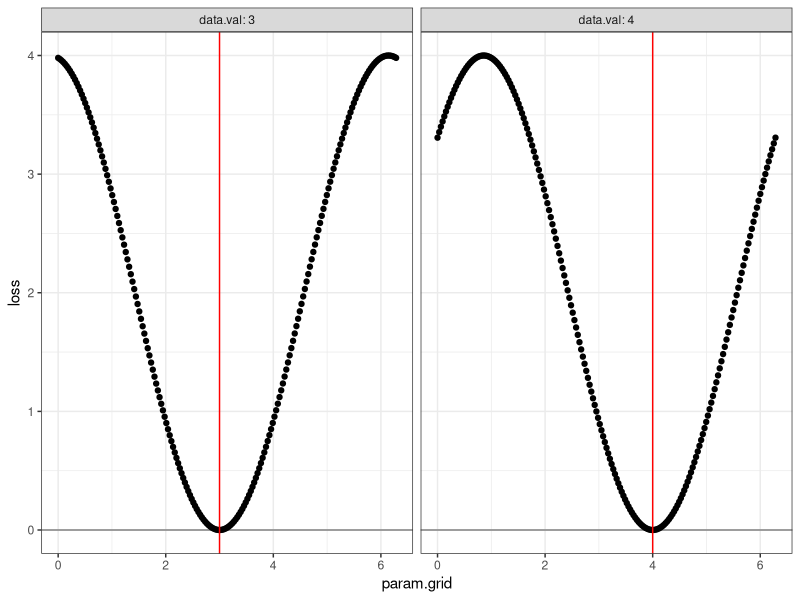
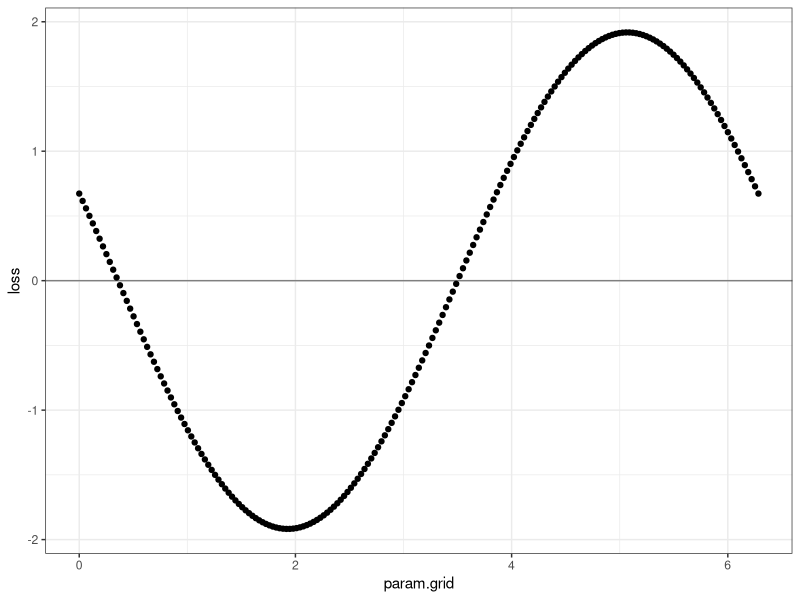
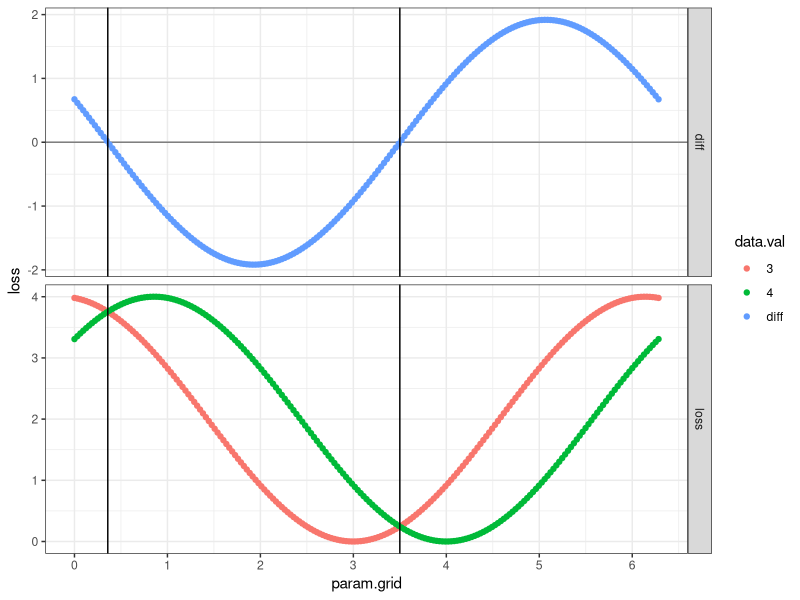

Here is the R script that generated these plots, in order:
library(data.table)
library(ggplot2)
data.vec <- c(3, 4)
param.grid <- seq(0, 2*pi, l=201)
loss.dt.list <- list()
zero.dt.list <- list()
get.zeros_ <- function(constant, sin.coef, cos.coef){
  under.sqrt <- -constant^2+sin.coef^2+cos.coef^2
  if(under.sqrt<1e-6) under.sqrt <- 0
  numerator <- c(1,-1)*sqrt(under.sqrt)-sin.coef
  denominator <- constant-cos.coef
  atan.term <- atan(numerator/denominator)
  int <- 0
  out <- (atan.term+pi*int)*2
  ifelse(out<0, out+2*pi, out)
}
get.zeros <- function(loss.coefs){
  do.call(get.zeros_, as.list(loss.coefs))
}
get.coefs <- function(data.val){
  dx <- sin(data.val)
  dy <- cos(data.val)
  c(2, -2*dx, -2*dy)
}
get.loss_ <- function(param.grid, constant, sin.coef, cos.coef){
  constant+sin.coef*sin(param.grid)+cos.coef*cos(param.grid)
}
get.loss <- function(param.grid, loss.coefs){
  do.call(get.loss_, c(list(param.grid), as.list(loss.coefs)))
}
coef.list <- list()
for(data.i in seq_along(data.vec)){
  data.val <- data.vec[[data.i]]
  loss.coefs <- get.coefs(data.val)
  coef.list[[data.i]] <- loss.coefs
  zero <- get.zeros(loss.coefs)
  loss <- get.loss(param.grid, loss.coefs)
  loss.dt.list[[data.i]] <- data.table(
    data.val,
    param.grid,
    loss)
  zero.dt.list[[data.i]] <- data.table(
    data.val,
    zero)
}
loss.dt <- rbindlist(loss.dt.list)
zero.dt <- rbindlist(zero.dt.list)
ggplot()+
  geom_hline(
    yintercept=0,
    color="grey50")+
  geom_point(aes(
    param.grid, loss),
    data=loss.dt)+
  geom_vline(aes(
    xintercept=zero),
    data=zero.dt,
    color="red")+
  coord_cartesian(xlim=c(0,2*pi))+
  facet_grid(. ~ data.val, labeller=label_both)+
  theme_bw()

diff.coefs <- coef.list[[1]]-coef.list[[2]]
diff.dt <- data.table(
  param.grid,
  loss=get.loss(param.grid, diff.coefs))
ggplot()+
  geom_hline(
    yintercept=0,
    color="grey50")+
  geom_point(aes(
    param.grid, loss),
    data=diff.dt)+
  coord_cartesian(xlim=c(0,2*pi))+
  theme_bw()

both.dt <- rbind(
  diff.dt[, .(y="diff", data.val="diff", param.grid, loss)],
  data.table(y="loss", loss.dt))
diff.zeros <- data.table(
  zero=get.zeros(diff.coefs))
gg <- ggplot()+
  geom_hline(aes(
    yintercept=yintercept),
    data=data.table(yintercept=0, y="diff"),
    color="grey50")+
  geom_point(aes(
    param.grid, loss, color=data.val),
    data=both.dt)+
  geom_vline(aes(
    xintercept=zero),
    data=diff.zeros)+
  coord_cartesian(xlim=c(0,2*pi))+
  scale_x_continuous(breaks=seq(0, 10))+
  facet_grid(y ~ ., scales="free")+
  theme_bw()
png("figure-roots-sin-cos.png", width=6, height=6, units="in", res=100)
print(gg)
dev.off()
